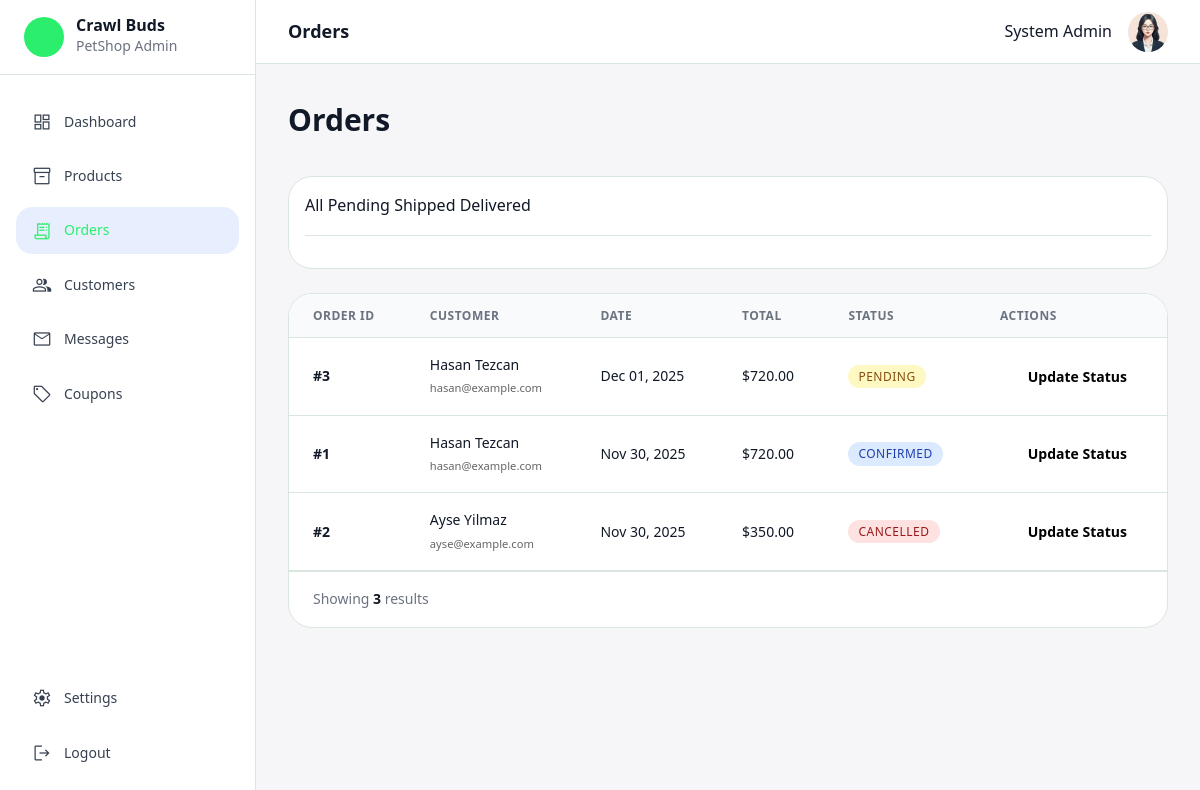
Before: /pages/admin/orders.php (signed in) with the older database file.
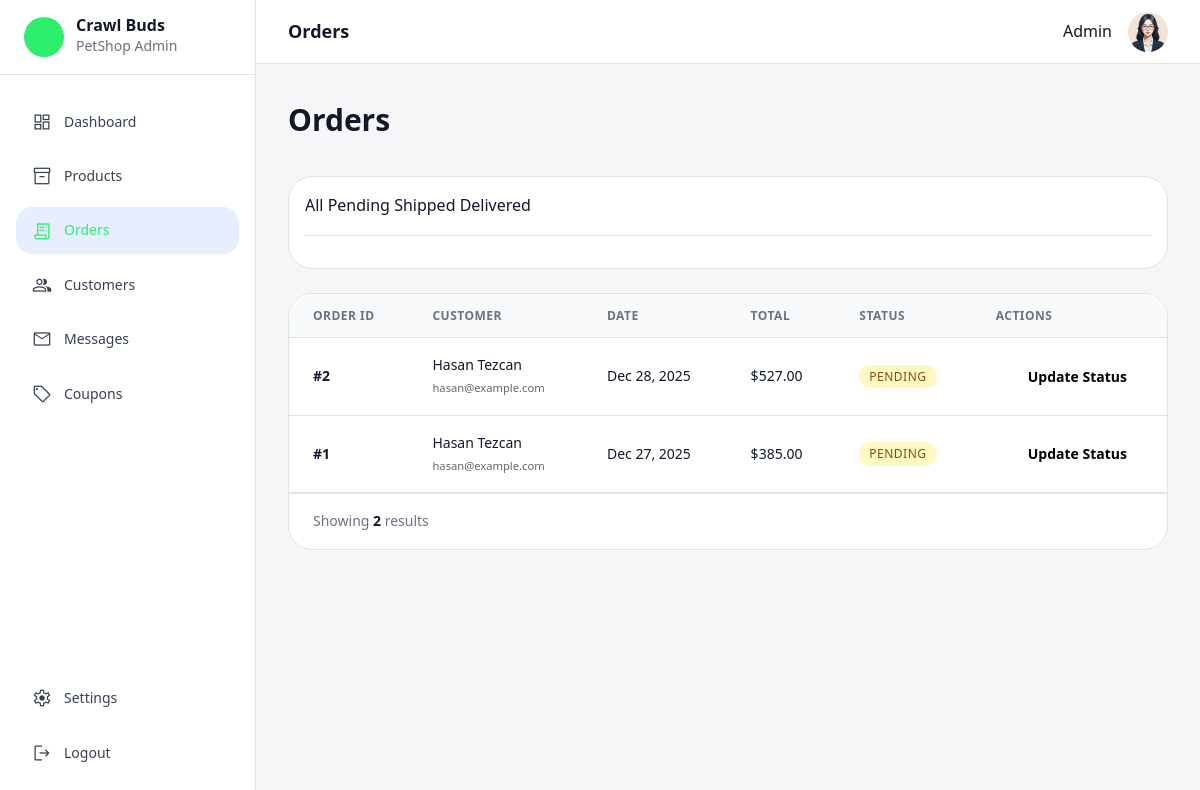
After: the same page with the newer database file.
### tables this page shows
CREATE TABLE `orders` (
  `id` int(10) UNSIGNED NOT NULL,
  `user_id` int(10) UNSIGNED NOT NULL,
  `coupon_id` int(10) UNSIGNED DEFAULT NULL,
  `order_date` datetime NOT NULL DEFAULT current_timestamp(),
  `payment_method` varchar(30) NOT NULL,
  `shipping_full_name` varchar(50) NOT NULL,
  `shipping_address` varchar(255) NOT NULL,
  `shipping_phone` varchar(20) NOT NULL,
  `order_total` decimal(10,2) NOT NULL,
  `order_status` enum('pending','confirmed','shipped','delivered','cancelled') NOT NULL DEFAULT 'pending',
  `created_at` timestamp NOT NULL DEFAULT current_timestamp()
);

CREATE TABLE `users` (
  `id` int(10) UNSIGNED NOT NULL,
  `username` varchar(50) NOT NULL,
  `email` varchar(100) NOT NULL,
  `password` varchar(255) NOT NULL,
  `phone_number` varchar(20) DEFAULT NULL,
  `address` varchar(255) DEFAULT NULL,
  `created_at` timestamp NOT NULL DEFAULT current_timestamp(),
  `updated_at` timestamp NULL DEFAULT NULL ON UPDATE current_timestamp()
);

### pages/admin/orders.php (the view, shortened to what the changed rows need)
<?php
$page_title = "Orders";
$assets_path = "../../assets";
include("../../includes/admin_header.php");
include_once("../../includes/db_connect.php");
$query = "
    SELECT o.*, u.username, u.email
    FROM orders o
    JOIN users u ON o.user_id = u.id
    ORDER BY o.order_date DESC
";
$orders = $pdo->query($query)->fetchAll();
?>
<div class="page-actions-header">
    <h1 class="page-title">Orders</h1>
</div>
<div class="table-card">
    <div class="table-responsive">
        <table class="admin-table orders-table">
            <thead>
                <tr>
                    <th>Order ID</th>
                    <th>Customer</th>
                    <th>Date</th>
                    <th>Total</th>
                    <th>Status</th>
                    <th class="text-right">Actions</th>
                </tr>
            </thead>
            <tbody>
                <?php foreach ($orders as $order):
                    $statusClass = 'badge-gray';
                    if ($order['order_status'] == 'confirmed')
                        $statusClass = 'badge-blue';
                    if ($order['order_status'] == 'pending')
                        $statusClass = 'badge-yellow';
                    if ($order['order_status'] == 'cancelled')
                        $statusClass = 'badge-red';
                    ?>
                    <tr>
                        <td class="cell-primary">#<?php echo $order['id']; ?></td>
                        <td>
                            <?php echo htmlspecialchars($order['username']); ?>
                            <br><span
                                style="font-size:0.8em; color:#666;"><?php echo htmlspecialchars($order['email']); ?></span>
                        </td>
                        <td><?php echo date("M d, Y", strtotime($order['order_date'])); ?></td>
                        <td>$<?php echo number_format($order['order_total'], 2); ?></td>
                        <td><span
                                class="badge <?php echo $statusClass; ?>"><?php echo ucfirst($order['order_status']); ?></span>
                        </td>
                        <td class="text-right">
                            <div class="dropdown" style="display:inline-block; position:relative;">
                                <button class="btn btn-sm btn-outline">Update Status</button>
                            </div>
                        </td>
                    </tr>
                <?php endforeach; ?>
            </tbody>
        </table>
    </div>
    <div class="pagination-footer">
        <span class="pagination-info">Showing <strong><?php echo count($orders); ?></strong> results</span>
    </div>
</div>
<?php include("../../includes/admin_footer.php"); ?>

### includes/admin_header.php (shortened to what the changed rows need)
<!DOCTYPE html>
<html lang="en" class="light">
<head>
    <link rel="stylesheet" href="<?php echo $assets_path; ?>/css/style.css" />
    <link rel="stylesheet" href="<?php echo $assets_path; ?>/css/admin.css" />
</head>
<body class="admin-body">
    <div class="admin-layout">
        <aside class="admin-sidebar">
            <div class="sidebar-header">
                <div class="sidebar-logo">
                    <div class="logo-text">
                        <h1>Crawl Buds</h1>
                    </div>
                </div>
            </div>
        </aside>
        <main class="admin-main">
            <header class="admin-top-header">
                <h2 class="header-title"><?php echo htmlspecialchars($page_title); ?></h2>
                <div class="header-actions">
                    <div class="admin-name-display">
                        <span><?php echo htmlspecialchars($_SESSION['admin_name'] ?? 'Admin'); ?></span>
                    </div>
                </div>
            </header>
            <div class="admin-content">

Changed rows visible on the page:
removed orders: id "3", user.username "Hasan Tezcan", user.email "hasan@example.com", order_date "Dec 01, 2025", order_total "720.00", order_status "PENDING"
changed orders id 2: user.username "Ayse Yilmaz" → "Hasan Tezcan"; user.email "ayse@example.com" → "hasan@example.com"; order_date "Nov 30, 2025" → "Dec 28, 2025"; order_total "350.00" → "527.00"; order_status "CANCELLED" → "PENDING"; moves up the list
changed orders id 1: order_date "Nov 30, 2025" → "Dec 27, 2025"; order_total "720.00" → "385.00"; order_status "CONFIRMED" → "PENDING"
Other visible differences:
$_SESSION['admin_name']: "System Admin" → "Admin"
count($orders): "3" → "2"
